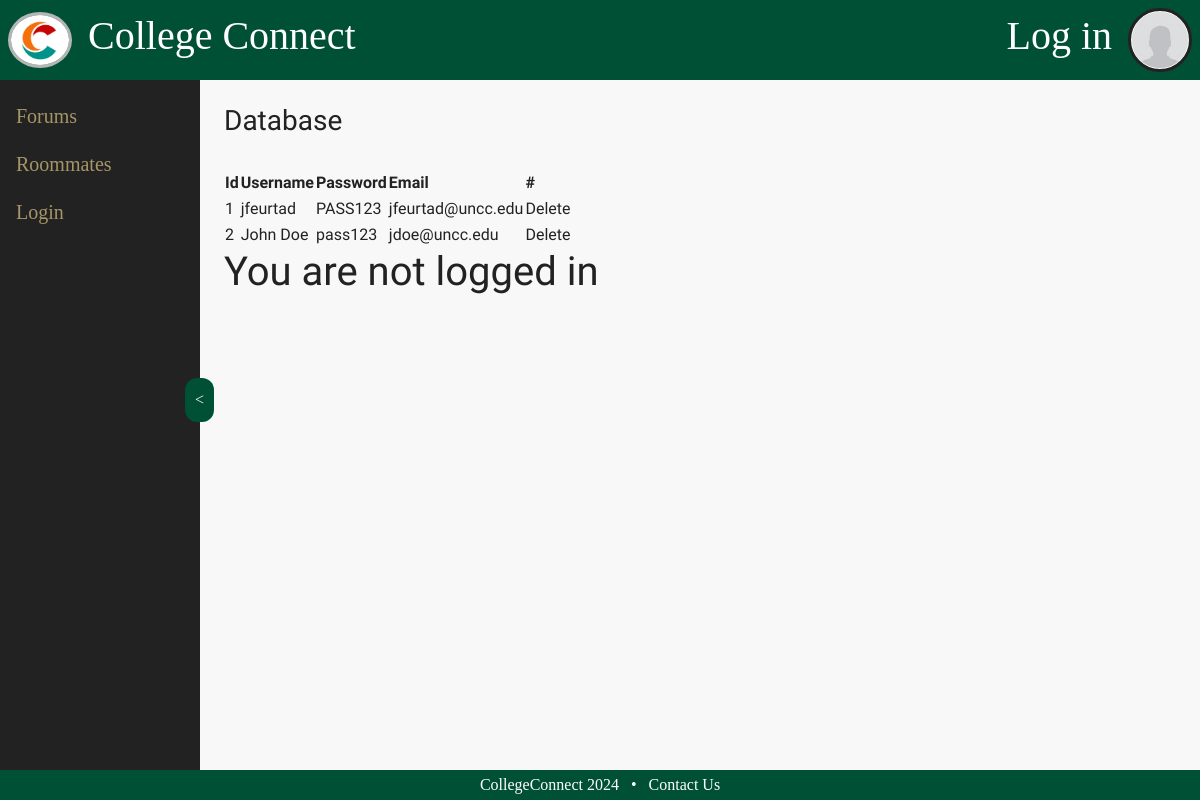
The page /database on the database as committed earlier.
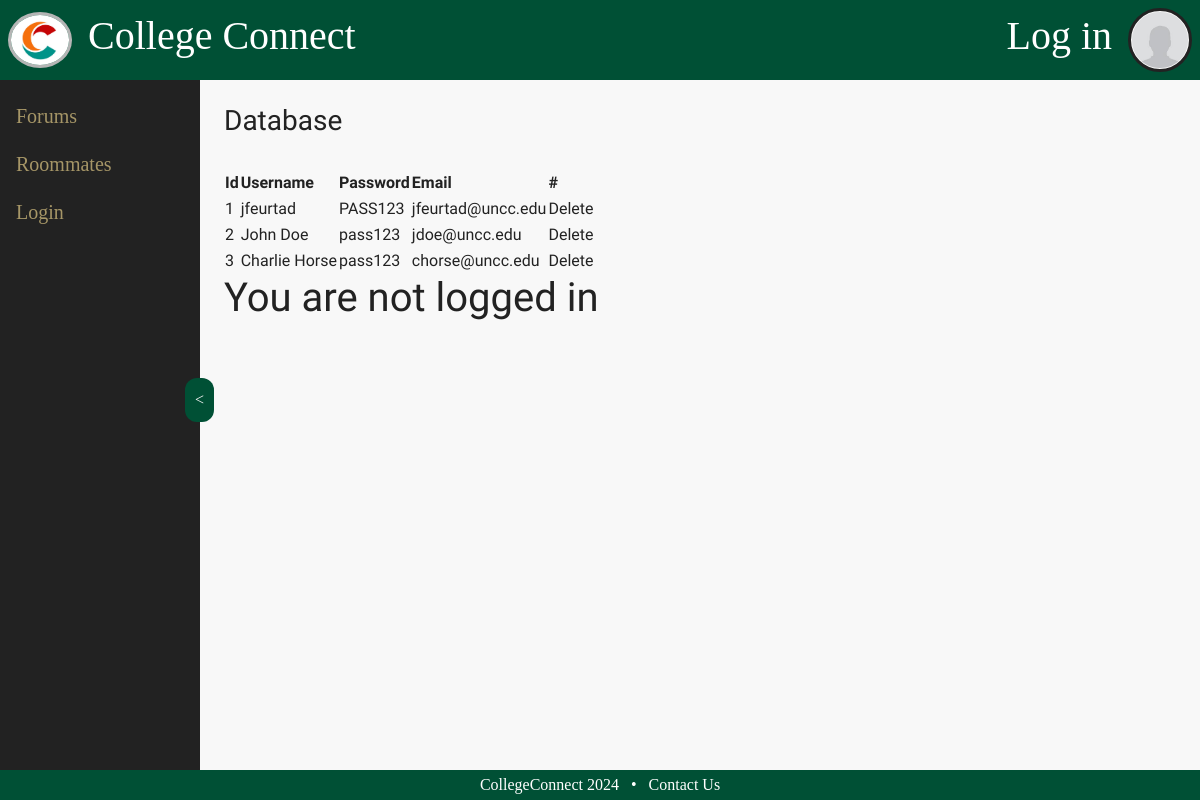
The same page on the database as committed later.
### app.py (models this page shows, shortened)
class Account(db.Model, UserMixin):
    id = db.Column(db.Integer, primary_key=True)
    username = db.Column(db.String(20), unique=False, nullable=False)
    password = db.Column(db.String(20), unique=False, nullable=False)
    email = db.Column(db.String(20), unique=False, nullable=False)
    gender = db.Column(db.Integer, default=999)
    grade = db.Column(db.Integer, default=999)
    religion = db.Column(db.Integer, default=999)
    drugs = db.Column(db.Integer, default=999)
    neatness = db.Column(db.Integer, default=999)
    chronotype = db.Column(db.Integer, default=999)
    about = db.Column(db.Integer, default="")

### app.py (the view)
@app.route('/database')
def database():
    accounts = Account.query.all()
    return render_template('database.html', accounts=accounts)

### templates/database.html (shortened to what this page needs)
{% extends 'template.html' %}
{% block body %}
<div id="boxes" style="color: #222222;">
    <h3>Database</h3>
    <br>
    <table>
    <thead>
        <th>Id</th>
        <th>Username</th>
        <th>Password</th>
        <th>Email</th>
        <th>#</th>
    </thead>
    {% for data in accounts %}
    <tbody>
        <td>{{data.id}}</td>
        <td>{{data.username}}</td>
        <td>{{data.password}}</td>
        <td>{{data.email}}</td>
        <td><a href="/delete/{{data.id}}" type="button">Delete</a></td>
    </tbody>
    {% endfor%}
    </table>
    {% if current_user.is_authenticated %}
        <h1>You are logged in</h1>
    {% else %}
        <h1>You are not logged in</h1>
    {% endif %}
</div>
{% endblock %}

Rows that differ between the two databases and show on the page:
added Account: id "3", username "Charlie Horse", password "pass123", email "chorse@uncc.edu"
